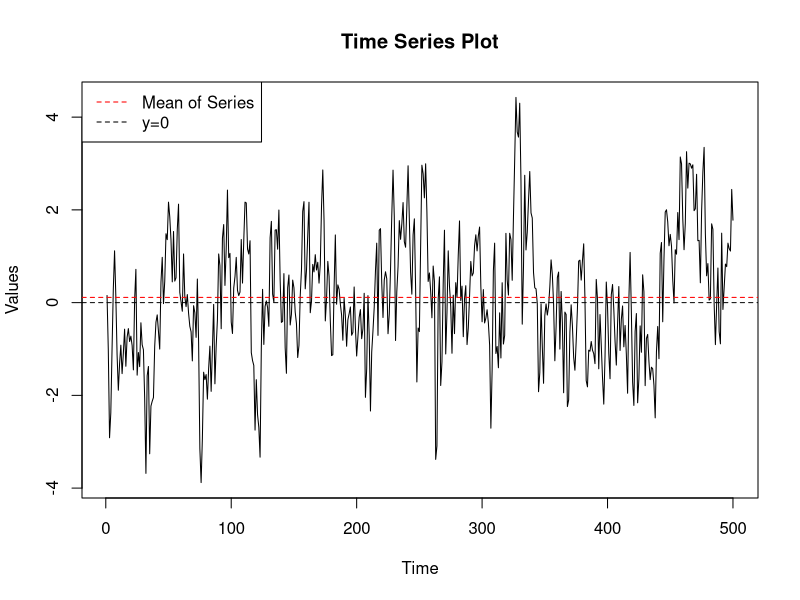
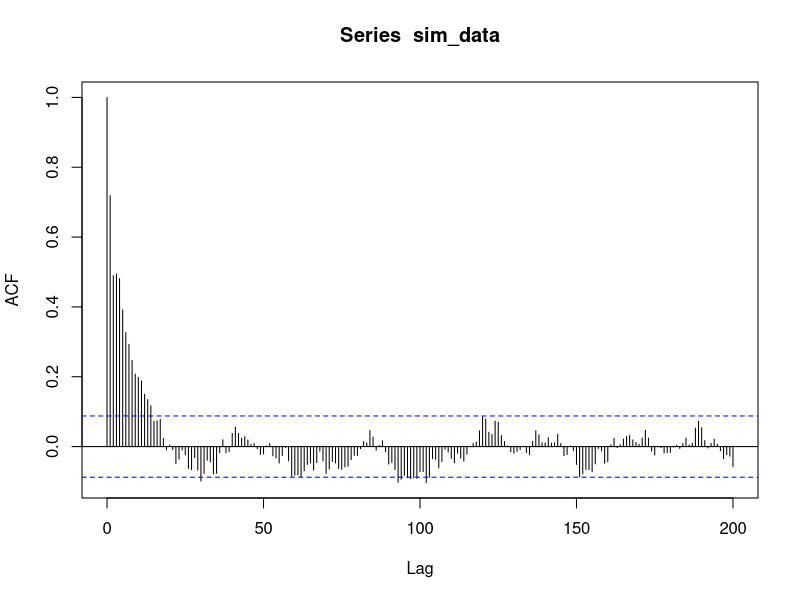
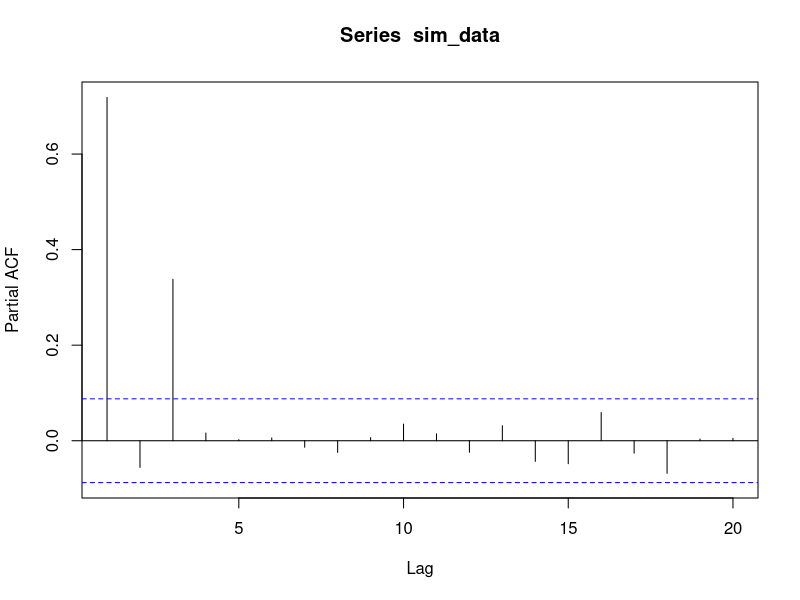

Write the R code that produced these figures, in order.
## ---- chunk 1
set.seed(123456)
sim_data <- arima.sim(n = 500, list(ar = c(0.8, (-.3333), 0.6/sqrt(3))), sd = sqrt(0.8))
plot(sim_data, xlab = "Time", ylab = "Values", main = "Time Series Plot")
abline(h = mean(sim_data), col = c("red"), lty = 2)
abline(h = 0, lty= 2)
legend("topleft",legend=c("Mean of Series","y=0"), lty=c(2,2) ,col=c("red",1))
## ---- chunk 2
acf(sim_data, lag.max = 200)
## ---- chunk 3
pacf(sim_data, lag.max = 20)
## ---- chunk 4
arima(sim_data, order = c(3, 0, 0), include.mean = F)
## ---- chunk 5
arima(sim_data, order = c(3, 0, 0), include.mean = F, method = c("CSS"))
